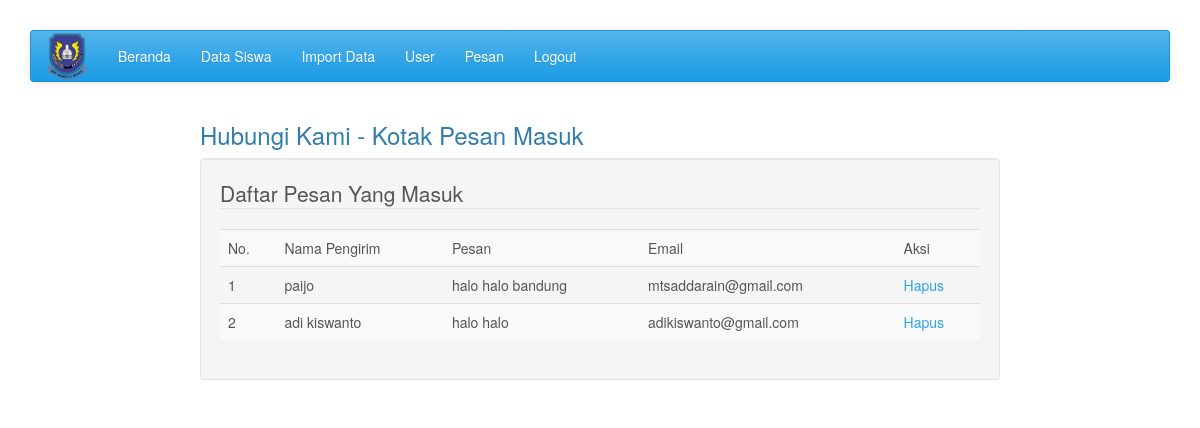
Screenshot of /admin/index.php?page=hubungi (signed in) with the database file from the repository.
### tables this page shows
CREATE TABLE IF NOT EXISTS `tbl_hubungi` (
  `id_hubungi` int(10) NOT NULL AUTO_INCREMENT,
  `nama` varchar(150) NOT NULL,
  `email` varchar(150) NOT NULL,
  `pesan` text NOT NULL,
  PRIMARY KEY (`id_hubungi`)
);

### admin/hubungi.php (the view, shortened to what this page needs)
<link href="../css/thickbox.css" rel="stylesheet" type="text/css" />
<h3>Hubungi Kami - Kotak Pesan Masuk</h3>
<div class="well">
<fieldset>
<legend>Daftar Pesan Yang Masuk</legend>
<table class="table table-striped table-hover">
<tr><td>No.</td><td>Nama Pengirim</td><td>Pesan</td><td>Email</td><td>Aksi</td></tr>
<?php
$q = mysql_query("select * from tbl_hubungi order by id_hubungi DESC");
$n = 1;
while($r = mysql_fetch_array($q))
{
	echo '<tr class="content"><td>'.$n.'</td><td>'.$r["nama"].'</td><td>'.$r["pesan"].'</td><td>'.$r["email"].'</td>
	<td><a href="#" class="delbutton" id="'.$r['id_hubungi'].'" href="#" ><div id="box-link">Hapus</div></a></td>
	</tr>';
	$n++;
}
?>
</table>
</fieldset>
</div>

### style.css (style rules this page uses)
body { padding-top: 30px; }

### rows the page displays
tbl_hubungi: nama "paijo", pesan "halo halo bandung", email "mtsaddarain@gmail.com"
tbl_hubungi: nama "adi kiswanto", pesan "halo halo", email "adikiswanto@gmail.com"
